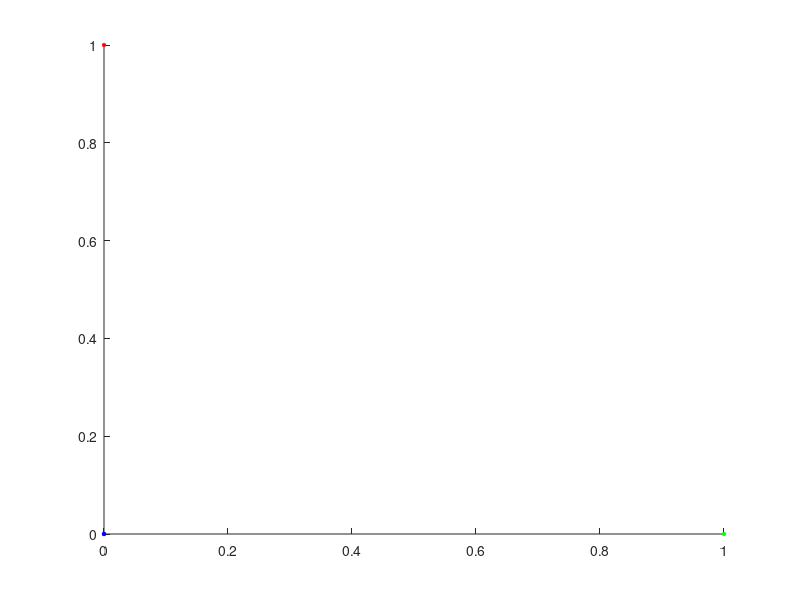

Write the MATLAB code that produced this figure. (Note: this script raises an error after producing the figure.)
clear; close; clc;
% load('gt_cent');
% load('ms_cent');

% ms_ry(1) = 0;
% gt_ry(1) = 0;
% for k = 2 : 154
%     ms_ry(k) = atan2((ms_cent(k, 2) - ms_cent(k-1, 2)), (ms_cent(k, 1) - ms_cent(k-1, 1)));
%     gt_ry(k) = atan2((gt_cent(k, 2) - gt_cent(k-1, 2)), (gt_cent(k, 1) - gt_cent(k-1, 1)));
% end


% k = 2;
% ms_vec = ms_cent(k, 1:3) - ms_cent(k-1, 1:3);
% gt_vec = gt_cent(k, 1:3) - gt_cent(k-1, 1:3);
% delta  = atan2(gt_vec, ms_vec);

% for k = 1:2%1 : 154
% 
% hold on
% plot3(ms_cent(k, 1), ms_cent(k, 2), ms_cent(k, 3), '*r', 'LineWidth', 1, 'MarkerSize', 3);  
% plot3(gt_cent(k, 1), gt_cent(k, 2), gt_cent(k, 3), '*g', 'LineWidth', 1, 'MarkerSize', 3); 
% hold off
% pause(0.01)
% 
% end
% axis equal
% 
% ms_vec = ms_cent(k, 1:3) - ms_cent(k-1, 1:3);
% gt_vec = gt_cent(k, 1:3) - gt_cent(k-1, 1:3);
% delta  = atan2(gt_vec, ms_vec);

% %% angle difference    
% numerator       = norm(cross(ms_vec, gt_vec));
% denominator     = dot(ms_vec, gt_vec);  
% angle           = radtodeg(abs(atan(numerator / denominator)));


%% example
a_0 = [0, 0, 0];
a_1 = [1, 0, 0];

b_0 = [0, 0, 0];
b_1 = [0, 1, 0];

hold on
plot3(a_0(1), a_0(2), a_0(3), '*b', 'LineWidth', 1, 'MarkerSize', 3);  
plot3(a_1(1), a_1(2), a_1(3), '*g', 'LineWidth', 1, 'MarkerSize', 3); 
plot3(b_0(1), b_0(2), b_0(3), '*b', 'LineWidth', 1, 'MarkerSize', 3); 
plot3(b_1(1), b_1(2), b_1(3), '*r', 'LineWidth', 1, 'MarkerSize', 3); 
hold off

a   = a_1 - a_0;
b   = b_1 - b_0;

%% mtd 1:    
numerator       = cross(a, b);
denominator     = dot(a, b);  
if denominator  == 0
denominator     = eps;
end
angle           = radtodeg(abs(atan(numerator / denominator)));
disp(angle)
